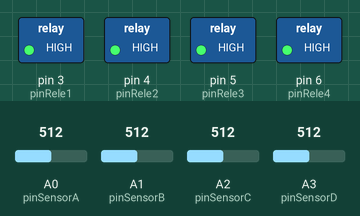
Bench run of a sketch on a simulated Arduino Uno, built with avr-gcc and run on an emulated ATmega328P. Parts: switched loads named in the sketch (green lamp = pin HIGH). The inputs (shaded band) are chosen by the test bench; at power-on: A0 (pinSensorA) = 512, A1 (pinSensorB) = 512, A2 (pinSensorC) = 512, A3 (pinSensorD) = 512. What the sketch prints to the serial monitor is not drawn.

Above: at 1.2 s.
1.3 s: A0 (pinSensorA) set to 106
4.3 s: A0 (pinSensorA) set to 88
7.3 s: A1 (pinSensorB) set to 110
10.3 s: A1 (pinSensorB) set to 93
13.3 s: A2 (pinSensorC) set to 107
14.8 s: A2 (pinSensorC) set to 94
Timing chart, 0 to 17.3 s (numbered marks = the images above; inputs shaded):
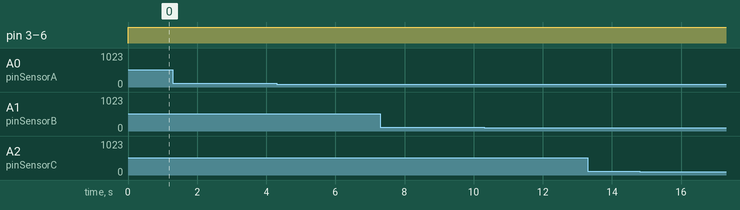

Measured:
- after the input at 1.3 s, every drawn part: stays the same
- after the input at 4.3 s, every drawn part: stays the same
- after the input at 7.3 s, every drawn part: stays the same
- after the input at 10.3 s, every drawn part: stays the same
- after the input at 13.3 s, every drawn part: stays the same
- after the input at 14.8 s, every drawn part: stays the same

The sketch:

Plantas_Sensor_Pulverizacao.ino
```cpp
#define pinSensorA A0
#define pinSensorB A1
#define pinSensorC A2
#define pinSensorD A3

#define pinRele1 3
#define pinRele2 4
#define pinRele3 5
#define pinRele4 6

bool valor1 = false;
bool valor2 = false;
bool valor3 = false;
bool valor4 = false;

void setup() {

  pinMode(pinRele1, OUTPUT);
  pinMode(pinRele2, OUTPUT);
  pinMode(pinRele3, OUTPUT);
  pinMode(pinRele4, OUTPUT);
  Serial.begin(9600);
}

void loop() {

   Serial.print("  Analogico: ");
   Serial.print(analogRead(pinSensorA));
   Serial.print(" ");
   Serial.print(analogRead(pinSensorB));
   Serial.print(" ");
   Serial.print(analogRead(pinSensorC));
   Serial.print(" ");
   Serial.print(analogRead(pinSensorD));
   Serial.print(" ");
   Serial.print("\n");

   if (analogRead(pinSensorA) < 900) {
      valor1 = true;
   }
   if (analogRead(pinSensorB) < 900) {
      valor2 = true;
   }
   if (analogRead(pinSensorC) < 900) {
      valor3 = true;
   }
   if (analogRead(pinSensorD) < 900) {
      valor4 = true;
   }


  digitalWrite(pinRele1, valor1 ? HIGH : LOW);
  digitalWrite(pinRele2, valor2 ? HIGH : LOW);
  digitalWrite(pinRele3, valor3 ? HIGH : LOW);
  digitalWrite(pinRele4, valor4 ? HIGH : LOW);

}
```
